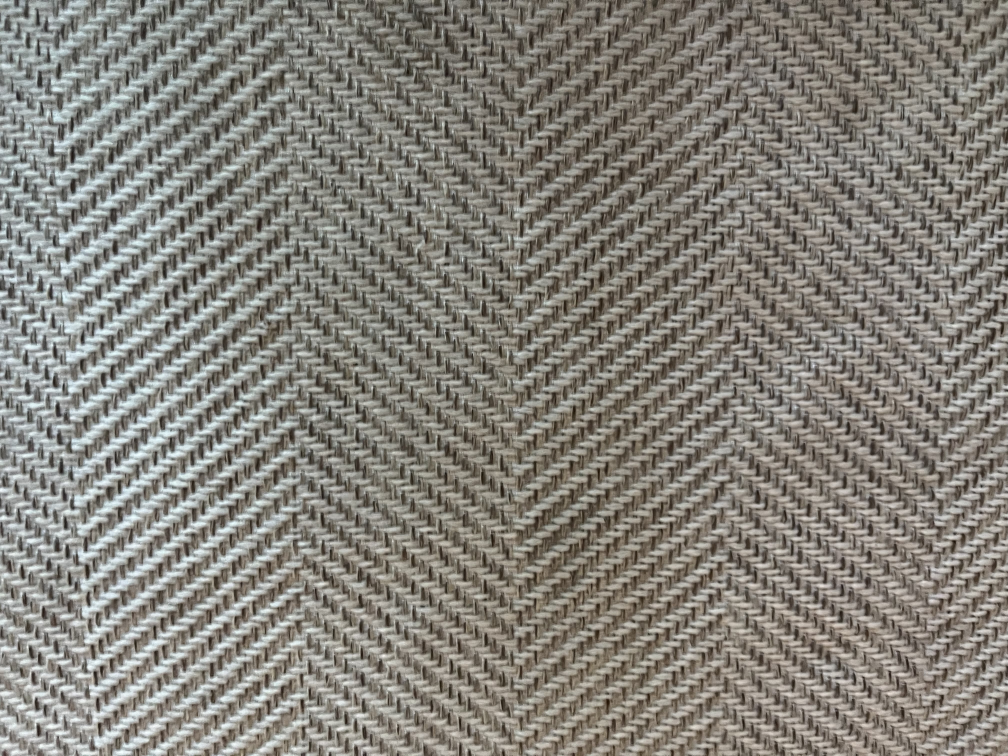
#> input picture LBP_SVM/images/training/erea_rug/image2.jpeg, 4032 x 3024 px, given as the content of the folder images/training/erea_rug/image2.jpeg, which was not available (shown at 1/4 size)
$ python recognize.py --training images/training/erea_rug/image2.jpeg --testing images/training/keyboard/image1.png
#> lines starting #> are read from the running program, lines starting #| are printed output that depends on the picture; long printed decimals are rounded; pictures that were not available may be replaced by others from this repository, and a replacement may not be noted
### LBP_SVM/pyimagesearch/localbinarypatterns.py
from skimage import feature
import numpy as np
#LBP 히스토그램을 만들어주는 클래스 생성
#LBP 반지름, 지정가능
#describe함수에서 직접적으로 이미지를 회색으로 변환
#히스토그램 생성
class LocalBinaryPatterns:
    def __init__(self, numPoints, radius):
        self.numPoints = numPoints
        self.radius = radius

    def describe(self, image, eps=1e-7):
        lbp = feature.local_binary_pattern(image, self.numPoints, self.radius, method="uniform")
        (hist, _) = np.histogram(lbp.ravel(), bins=np.arange(0, self.numPoints + 3), range=(0, self.numPoints + 2))
        hist = hist.astype("float")
        hist /= (hist.sum() + eps)
        return hist

### LBP_SVM/recognize.py
from pyimagesearch.localbinarypatterns import LocalBinaryPatterns
from sklearn.svm import LinearSVC
from imutils import paths
import argparse
import cv2
import os

ap = argparse.ArgumentParser()
ap.add_argument("-t", "--training", required=True, help="path to the training images")
ap.add_argument("-e", "--testing", required=True, help="path to the testing images")
#python recognize.py --training images/training --testing images/testing 를 터미널에 치면
#args["training"]: --training 다음에 입력한 경로
#args["testing"]: --testing 다음에 입력한 경로
#args에 저장
args = vars(ap.parse_args())

#wallpaper와 tile이 구분이 안되기 때문에 LBP의 값을 구분이 잘되도록 변경 (24,8)->(24,3)
desc = LocalBinaryPatterns(24, 8)
data = []
labels = []

# 학습 이미지를 순회합니다.

for imagePath in paths.list_images(args["training"]):
    image = cv2.imread(imagePath)
#> image is the input picture: shape (3024, 4032, 3); mean B, G, R 122.2, 129.6, 132.5
    gray = cv2.cvtColor(image, cv2.COLOR_BGR2GRAY)
    hist = desc.describe(gray)
#> in describe, `lbp = feature.local_binary_pattern(image, self.numPoints, self.radius,..`:
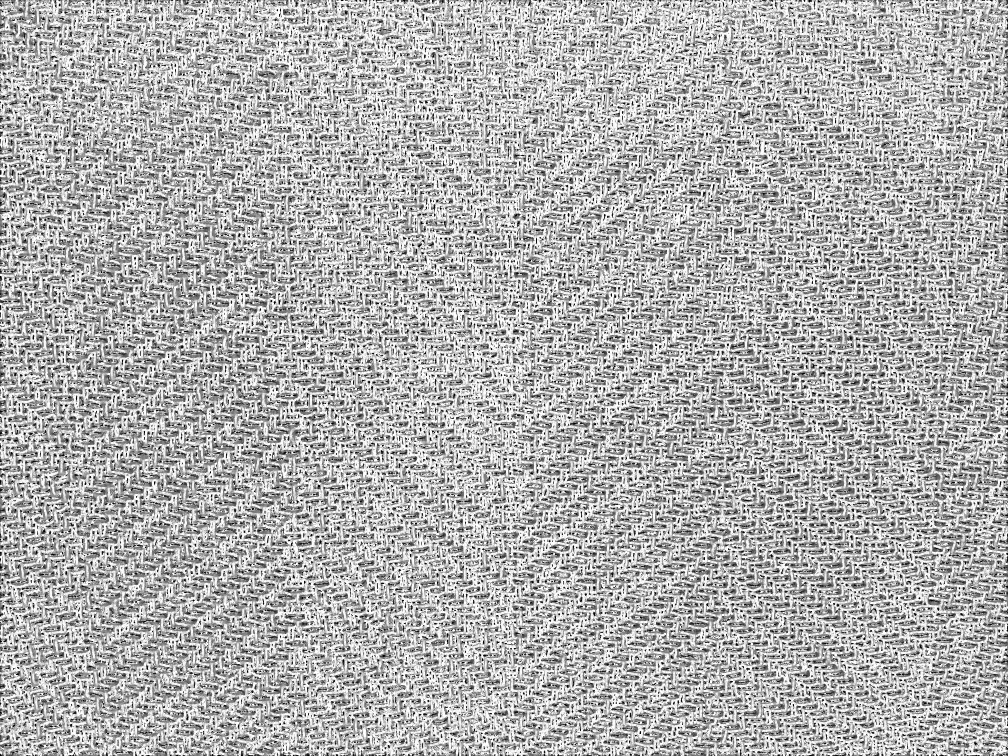
#> lbp: shape (3024, 4032) float64 (shown at 1/4 size); min 0, max 25, mean 17.3; drawn with min black and max white
#> in describe, `(hist, _) = np.histogram(lbp.ravel(), bins=np.arange(0, self.numPoints..`: hist = 26 values, max 4954061 at index 25, min 162180 at index 18, mean 468952.6
#> in describe, `hist /= (hist.sum() + eps)`: hist = 26 values, max 0.406 at index 25, min 0.0133 at index 18, mean 0.0385
    labels.append(imagePath.split(os.path.sep)[-2])
    data.append(hist)
    print(hist)
#| [0.0269 0.02029 0.01933 0.01781 0.01671 0.01588
#|  0.01556 0.01658  0.01926 0.02441 0.03332 0.04745
#|  0.0589  0.04674    0.02866 0.0198 0.0159  0.01422
#|  0.0133 0.01387 0.01589 0.01896 0.02184 0.02125
#|  0.03087   0.4063]

# Linear SVC을 학습시킵니다.
#하이퍼 파라미터
#각 모델별 변수를 조절하는 것
#GridSearch를 써서 C값을 변경해야함.
#model = LinearSVC(C=0.1, random_state=42)
#C:과적합 방지 파라미터
model = LinearSVC(C=100,max_iter=15000, random_state=42)
#> (the run stopped early here; a loop or call above may not have finished)

$ run again, on LBP_SVM/images/training/wallpaper/image1.jpeg
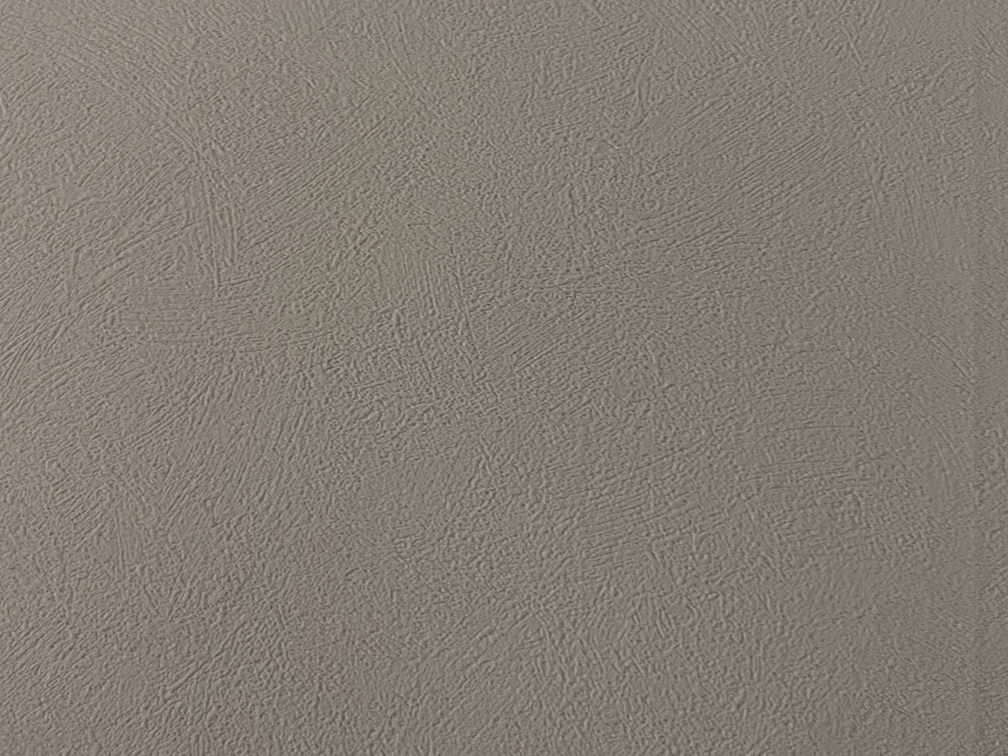
#> input picture LBP_SVM/images/training/wallpaper/image1.jpeg, 4032 x 3024 px, given as the content of the folder images/training/wallpaper/image1.jpeg, which was not available (shown at 1/4 size)
#> image is the input picture: shape (3024, 4032, 3); mean B, G, R 115, 125.4, 130.2
#> in describe, `lbp = feature.local_binary_pattern(image, self.numPoints, self.radius,..`:
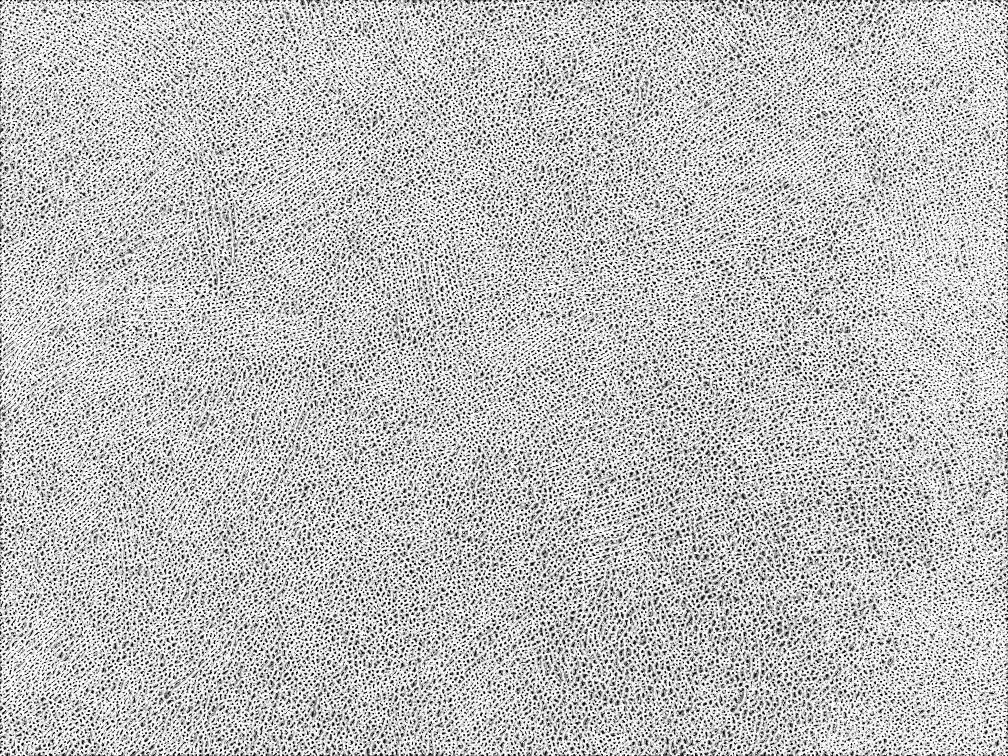
#> lbp: shape (3024, 4032) float64 (shown at 1/4 size); min 0, max 25, mean 18.8; drawn with min black and max white
#> in describe, `(hist, _) = np.histogram(lbp.ravel(), bins=np.arange(0, self.numPoints..`: hist = 26 values, max 6291166 at index 25, min 88179 at index 8, mean 468952.6
#> in describe, `hist /= (hist.sum() + eps)`: hist = 26 values, max 0.516 at index 25, min 0.00723 at index 8, mean 0.0385
#| [0.06822 0.02795 0.02969 0.02599 0.01871  0.01315
#|  0.009684 0.007948 0.007232 0.007362 0.008107 0.00923
#|  0.009969 0.009794   0.008495 0.007842 0.00755 0.00849
#|  0.009996 0.01366 0.01932  0.0267 0.03137 0.02767
#|  0.0699 0.516]

$ run again, on LBP_SVM/images/training/wallpaper/image2.jpeg
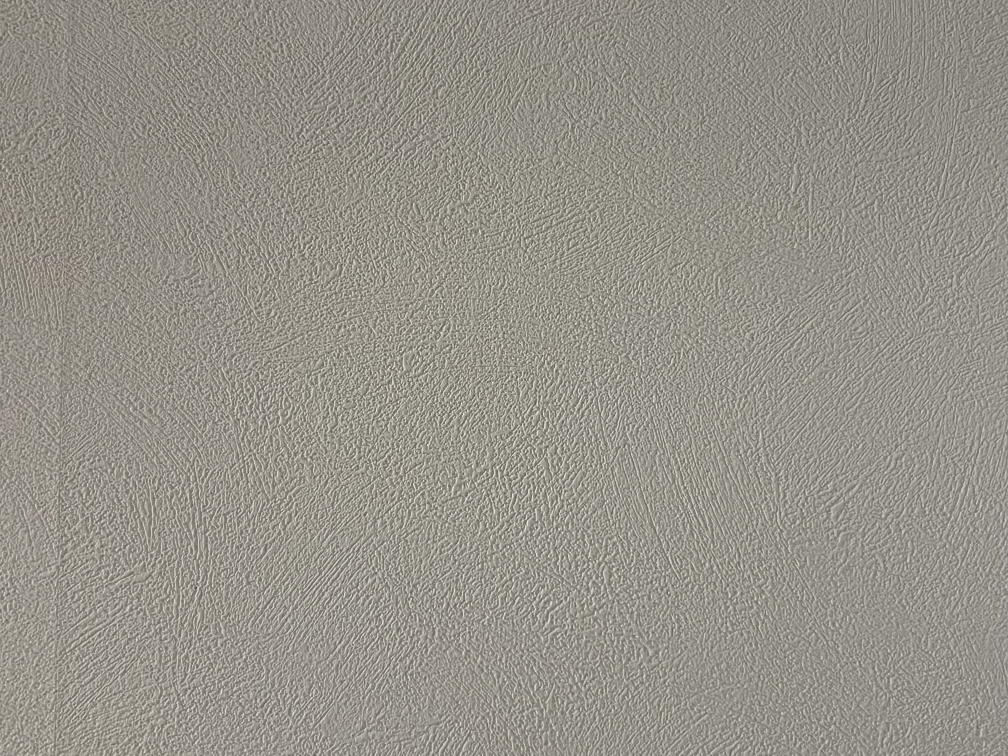
#> input picture LBP_SVM/images/training/wallpaper/image2.jpeg, 4032 x 3024 px, given as the content of the folder images/training/wallpaper/image2.jpeg, which was not available (shown at 1/4 size)
#> image is the input picture: shape (3024, 4032, 3); mean B, G, R 136.9, 146.4, 149.8
#> in describe, `lbp = feature.local_binary_pattern(image, self.numPoints, self.radius,..`:
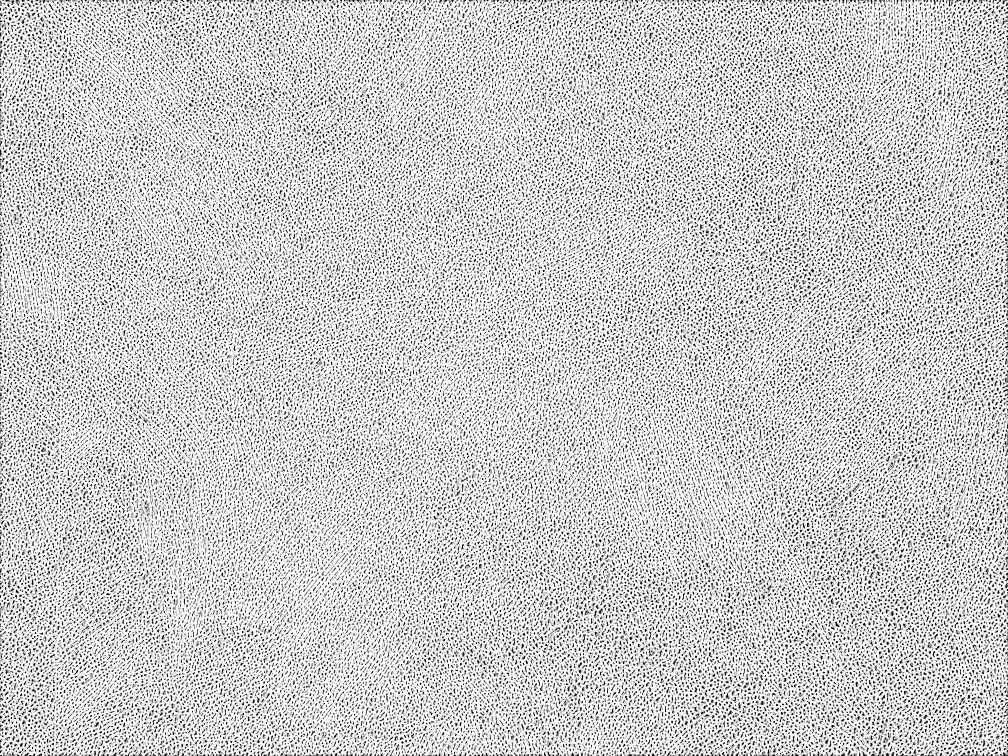
#> lbp: shape (3024, 4032) float64 (shown at 1/4 size); min 0, max 25, mean 20; drawn with min black and max white
#> in describe, `(hist, _) = np.histogram(lbp.ravel(), bins=np.arange(0, self.numPoints..`: hist = 26 values, max 7461141 at index 25, min 25240 at index 8, mean 468952.6
#> in describe, `hist /= (hist.sum() + eps)`: hist = 26 values, max 0.612 at index 25, min 0.00207 at index 8, mean 0.0385
#| [0.07024 0.04137 0.0358 0.01624 0.006822  0.003659
#|  0.002552 0.002151 0.00207 0.002176 0.002455 0.002838
#|  0.003056  0.003112 0.002544 0.002554 0.002384 0.002962
#|  0.003549 0.005538 0.00956 0.01835 0.03219 0.03959
#|  0.07431 0.6119]

$ run again, on LBP_SVM/images/training/wallpaper/image3.jpeg
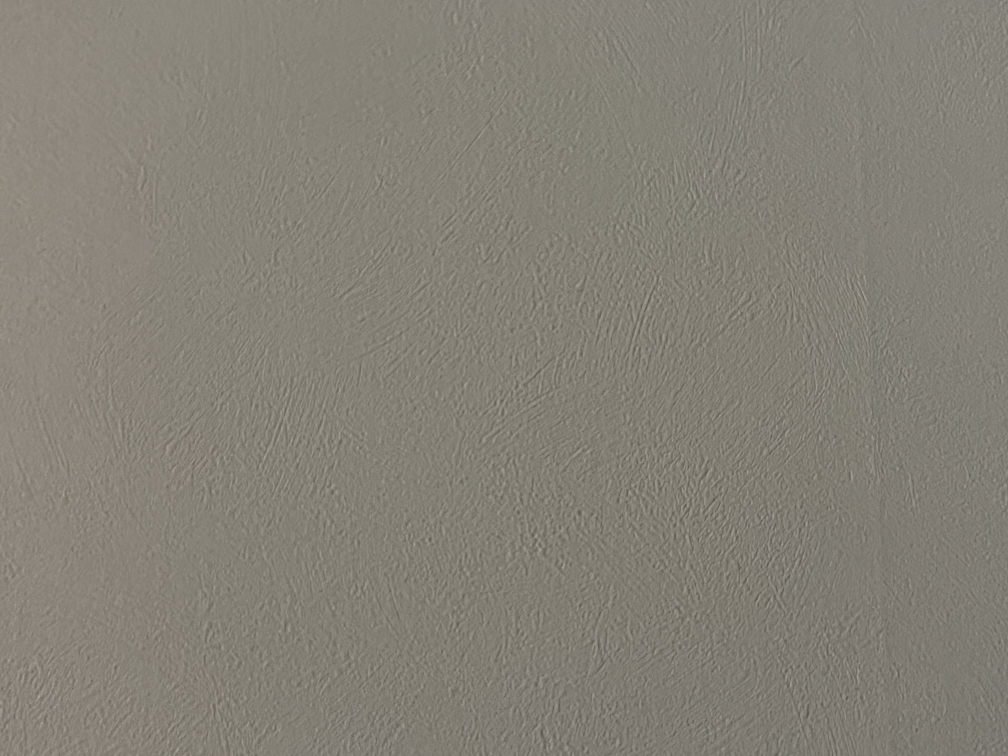
#> input picture LBP_SVM/images/training/wallpaper/image3.jpeg, 4032 x 3024 px, given as the content of the folder images/training/wallpaper/image3.jpeg, which was not available (shown at 1/4 size)
#> image is the input picture: shape (3024, 4032, 3); mean B, G, R 118.1, 128.4, 132.6
#> in describe, `lbp = feature.local_binary_pattern(image, self.numPoints, self.radius,..`:
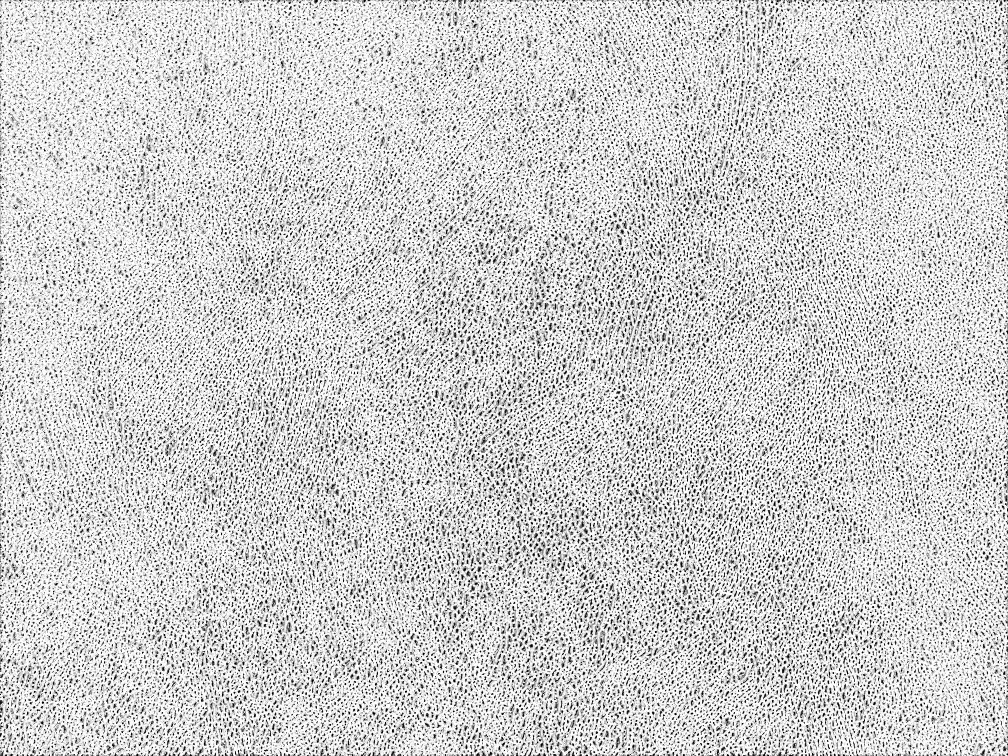
#> lbp: shape (3024, 4032) float64 (shown at 1/4 size); min 0, max 25, mean 20.2; drawn with min black and max white
#> in describe, `(hist, _) = np.histogram(lbp.ravel(), bins=np.arange(0, self.numPoints..`: hist = 26 values, max 7671279 at index 25, min 40306 at index 8, mean 468952.6
#> in describe, `hist /= (hist.sum() + eps)`: hist = 26 values, max 0.629 at index 25, min 0.00331 at index 8, mean 0.0385
#| [0.05596 0.03512 0.02524  0.01965 0.01133 0.006549
#|  0.004244 0.003424 0.003306 0.003687 0.00449 0.005748
#|  0.006489 0.006305 0.004764 0.003976 0.003427 0.003689
#|  0.004254 0.006379 0.01048 0.01823  0.02642 0.03852
#|  0.05915 0.6292]
